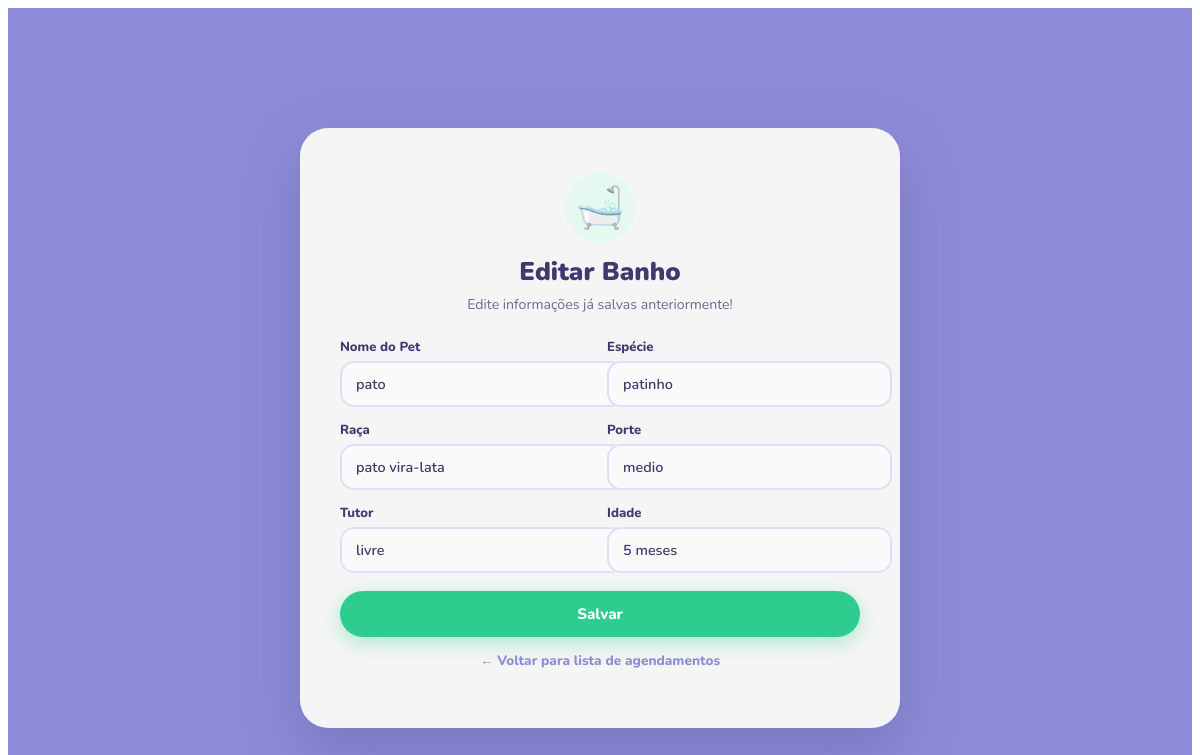
Page /banho/editar_form.php?id=8 on the committed database.
### tables this page shows
CREATE TABLE `banho` (
  `id` int(11) NOT NULL,
  `nome` varchar(255) NOT NULL,
  `especie` varchar(255) NOT NULL,
  `raca` varchar(255) NOT NULL,
  `porte` varchar(255) NOT NULL,
  `tutor` varchar(255) NOT NULL,
  `idade` varchar(255) NOT NULL,
  `usuario_id` int(11) NOT NULL
);

### banho/editar_form.php (the view, shortened to what this page needs)
<?php
require_once "../conexao.php";
$id = $_GET['id'];
$stmt = $conn->prepare('SELECT * FROM banho WHERE id = :id');
$stmt->bindValue(':id',$id);
$stmt->execute();
$dados = $stmt->fetch(PDO::FETCH_ASSOC);
?>
<!DOCTYPE html>
<html lang="en">
<head>
</head>
<body>
    <div class="pagina-banho">
        <div class="caixa-banho">
            <div class="banho-icone">🛁</div>
            <h2 class="banho-titulo">Editar Banho</h2>
            <p class="banho-subtitulo">Edite informações já salvas anteriormente! </p>
            <form action="processa_editar.php" method="POST" class="banho-formulario">
                        <div class="banho-grade">
                            <div class="campo-grupo">
                                <label class="campo-label">Nome do Pet</label>
                                <input type="text" name="nome" value="<?php echo $dados['nome']; ?>" placeholder="Ex: Rex" class="campo-input" required>
                            </div>
                            <div class="campo-grupo">
                                <label class="campo-label">Espécie</label>
                                <input type="text" name="especie" value="<?php echo $dados['especie']; ?>" placeholder="Ex: Cachorro" class="campo-input" required>
                            </div>
                            <div class="campo-grupo">
                                <label class="campo-label">Raça</label>
                                <input type="text" name="raca" value="<?php echo $dados['raca']; ?>" placeholder="Ex: Labrador" class="campo-input" required>
                            </div>
                            <div class="campo-grupo">
                                <label class="campo-label">Porte</label>
                                <input type="text" name="porte" value="<?php echo $dados['porte']; ?>" placeholder="Ex: Médio" class="campo-input" required>
                            </div>
                            <div class="campo-grupo">
                                <label class="campo-label">Tutor</label>
                                <input type="text" name="tutor" value="<?php echo $dados['tutor']; ?>" placeholder="Seu nome" class="campo-input" required>
                            </div>
                            <div class="campo-grupo">
                                <label class="campo-label">Idade</label>
                                <input type="text" name="idade" value="<?php echo $dados['idade']; ?>" placeholder="Ex: 3 anos" class="campo-input" required>
                            </div>
                        </div>
                        <a href="processa_editar.php"><button type="submit" class="btn-banho">Salvar</button></a>
            </form>
            <p class="banho-rodape">
                <a href="listar_banho.php" class="link-voltar">← Voltar para lista de agendamentos</a>
            </p>
        </div>
    </div>
</body>
</html>

### banho/editar_form.php (style rules this page uses)
.pagina-banho { background-color:#8E8CD8; display: flex; justify-content: center; align-items: center; min-height: 50vh; padding: 120px 20px 60px; position: relative; z-index: 2; }
.caixa-banho { background-color:whitesmoke; border-radius: 28px; padding: 44px 40px; width: 100%; max-width: 520px; box-shadow: 0 24px 60px rgba(60, 56, 120, 0.25); display: flex; flex-direction: column; align-items: center; gap: 6px; }
.banho-icone { font-size: 2.5rem; background: #e6f9f0; width: 70px; height: 70px; border-radius: 50%; display: flex; align-items: center; justify-content: center; margin-bottom: 6px; }
.banho-titulo { font-family: 'nunito'; font-size: 1.6rem; font-weight: 900; color: #3d3a6e; text-align: center; margin: 0; }
.banho-subtitulo { font-family: 'nunito'; font-size: 0.88rem; color: #6b6898; text-align: center; margin: 0 0 10px; }
.banho-formulario { font-family: 'nunito'; width: 100%; display: flex; flex-direction: column; gap: 14px; margin-top: 8px; }
.banho-grade { display: grid; grid-template-columns: 1fr 1fr; gap: 14px; }
.campo-grupo { display: flex; flex-direction: column; gap: 5px; }
.campo-label { font-size: 0.82rem; font-weight: 800; color: #3d3a6e; }
.campo-input { padding: 11px 14px; border-radius: 14px; border: 2px solid #e0dff5; font-family: 'Nunito', sans-serif; font-size: 0.9rem; font-weight: 600; color: #3d3a6e; outline: none; background: #fafafa; transition: border-color 0.2s ease, box-shadow 0.2s ease; width: 100%; }
.campo-input::placeholder { color: #b0aed0; font-weight: 500; }
.btn-banho { width: 100%; padding: 13px; background-color: #2ecc8e; color: #fff; border: none; border-radius: 25px; font-family: 'Nunito', sans-serif; font-size: 0.95rem; font-weight: 800; cursor: pointer; margin-top: 4px; transition: background 0.2s ease, transform 0.2s ease, box-shadow 0.2s ease; box-shadow: 0 6px 20px rgba(46, 204, 142, 0.35); }
.banho-rodape { margin-top: 8px; font-size: 0.85rem; color: #6b6898; font-weight: 600; text-align: center; }
.link-voltar { font-family: 'nunito'; color: #8E8CD8; font-weight: 800; text-decoration: none; transition: color 0.2s ease; }

### rows in the picture
banho: nome "pato", especie "patinho", raca "pato vira-lata", porte "medio", tutor "livre", idade "5 meses"
